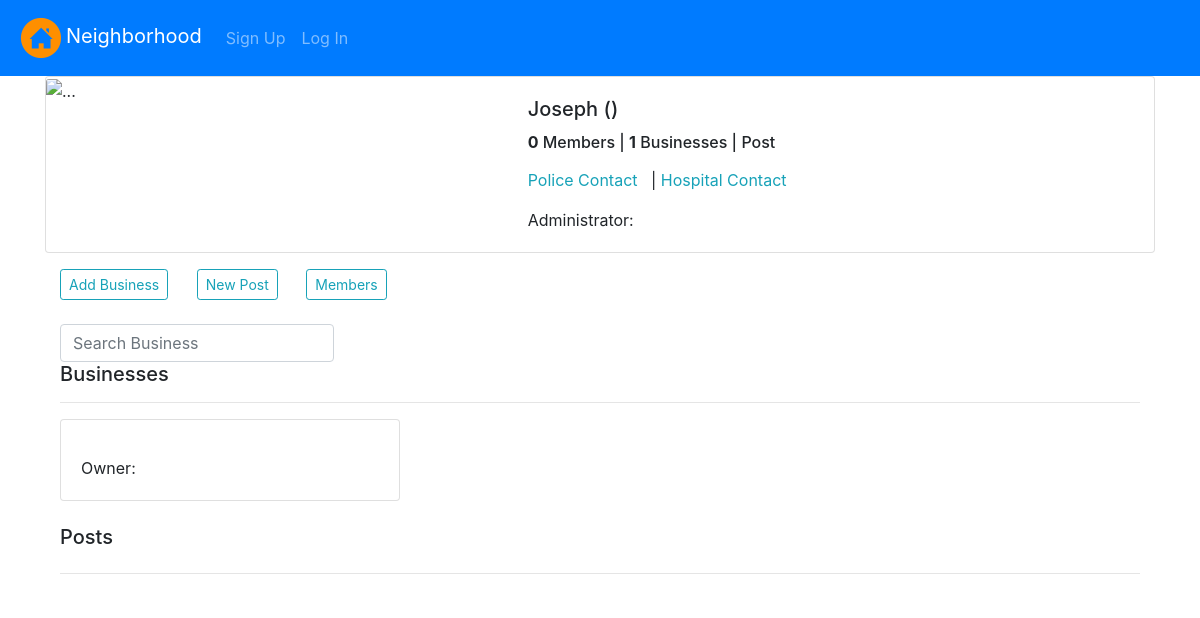
The page /single_hood/1 on the database its author committed.
### hood/models.py (models this page shows, shortened)
class Neighborhood(models.Model):
    name = models.CharField(max_length=100, blank=True, null=True)
    occupants_count = models.IntegerField(blank=True, null=True)
    neighbourhood_location = models.CharField(max_length=100)
    user = models.ForeignKey(User, on_delete=models.CASCADE)

class Business(models.Model):
    name = models.CharField(max_length=100, blank=True, null=True)
    email = models.CharField(max_length=100, blank=True, null=True)
    user = models.ForeignKey(Profile, on_delete=models.CASCADE,related_name='owner')
    neighborhood = models.ForeignKey(Neighborhood, on_delete=models.CASCADE, related_name='business')

### hood/views.py (the view)
# urls.py: path('single_hood/<hood_id>', views.single_hood, name='single-hood'),
def single_hood(request, hood_id):
    hood = Neighborhood.objects.get(id=hood_id)
    business = Business.objects.filter(neighborhood=hood)
    posts = Post.objects.filter(hood=hood)
    posts = posts[::-1]
    if request.method == 'POST':
        form = BusinessForm(request.POST)
        if form.is_valid():
            b_form = form.save(commit=False)
            b_form.neighborhood = hood
            b_form.user = request.user.profile
            b_form.save()
            return redirect('single-hood', hood.id)
    else:
        form = BusinessForm()
    params = {
        'hood': hood,
        'business': business,
        'form': form,
        'posts': posts
    }
    return render(request, 'single_hood.html', params)

### hood/forms.py
class BusinessForm(forms.ModelForm):
    class Meta:
        model = Business
        exclude = ('user', 'neighborhood')

### hood/templates/single_hood.html (shortened to what this page needs)
{% extends 'base.html' %}
{% load crispy_forms_tags %}
{% block content %}
<div class="container" style="margin-top:-4">
    <div class="row">
        <div class="col-md-12">
            <div class="card mb-3">
                <div class="row no-gutters">
                    <div class="col-md-5">
                        <img src="{{ hood.hood_logo.url }}" class="card-img" alt="...">
                    </div>
                    <div class="col-md-7">
                        <div class="card-body">
                            <h5 class="card-title tt">{{ hood.name }} ({{hood.neighborhood_location}})
                            </h5>
                            <h6 class="card-text">
                                <span><strong>{{hood.members.count}}</strong> Member{{hood.members.count|pluralize}}</span>
                                | <strong>{{ hood.business.count }}</strong> Businesses |  Post{{ hood.hood_post.count|pluralize }}
                            </h6>
                            <p class="card-text"><span class="text-info">Police Contact</span>
                                &nbsp;<strong>{{hood.police_number}}</strong> |
                                <span class="text-info">Hospital Contact</span> <strong>{{hood.health_contact}}</strong></p>
                            <p class="card-text">Administrator: </p>
                        </div>
                    </div>
                </div>
            </div>
        </div>
    </div>
    <div class="container bg-white hoode">
        <div class="row">
            <div class="col-md-12">
                <a href="" class="btn btn-sm btn-outline-info mb-4 mr-4" data-toggle="modal" data-target="#ModalCenter">Add
                    Business</a>
                <a class="btn btn-sm btn-outline-info mb-4" href="{% url 'post' hood.id %}">New Post</a>
                {% if hood.admin == user.profile %}
                <a href="{% url 'members' hood.id %}" class="btn btn-sm btn-outline-info mb-4 ml-4">Members</a>
                {% endif %}
                <form class="form-inline" method="get" action="{% url 'search' %}">
                    <div class="md-form my-0">
                        <input class="form-control mr-sm-2 " type="text" placeholder="Search Business" name="title" aria-label="Search">
                    </div>
                </form>
                <h5 class="D-block mx-auto tt">Businesses</h5>
                <hr>
                <div class="row">
                    {% for bus in business %}
                    <div class="col-md-4">
                        <div class="card mb-4">
                            <div class="card-body">
                                <p class="card-text">Owner: </p>
                            </div>
                        </div>
                    </div>
                    {% endfor %}
                </div>
                <h5 class="D-block mx-auto tt">Posts</h5>
                <hr>
            </div>
        </div>
    </div>
</div>
{% endblock %}

### rows shown on the page
Neighborhood: name "Joseph", members.count "0", business.count "1"
